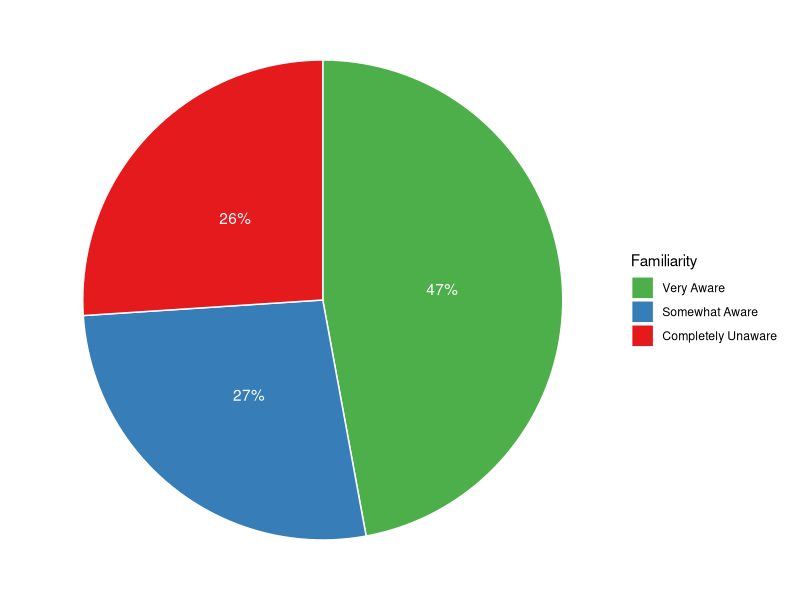
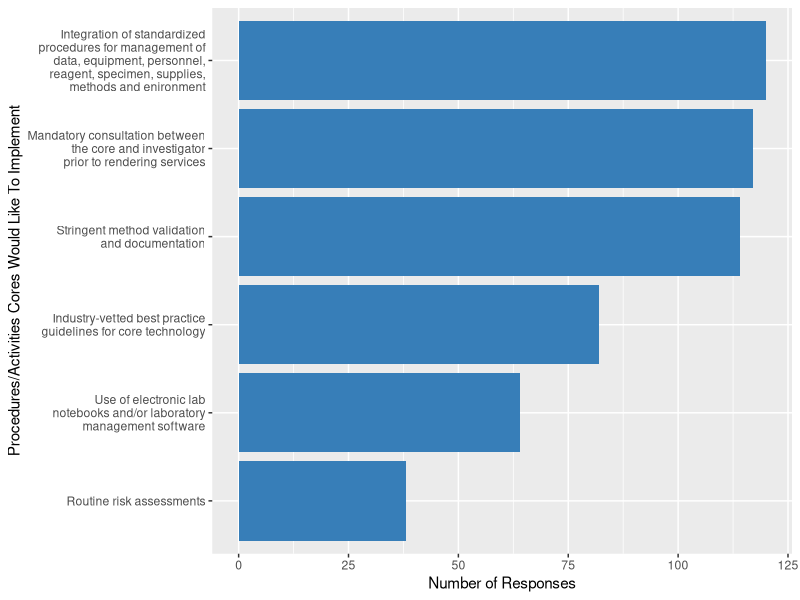

These charts were generated, in order, by the following R code:
## ---- chunk 1
knitr::opts_chunk$set(echo = FALSE)
## ---- chunk 2
#load libraries
#tidyverse for plots
library(tidyverse)
#knitr to use kable() for table 1
library(knitr)
#load data
data1 <- read_csv("../data/figure-1-data.csv", col_types="fi")
data3 <- read_csv("../data/figure-3-data.csv", col_types="fi") 
table1 <- read_csv("../data/table.csv")

## ---- chunk 3


pie_data <- data1 %>%
  mutate(proportion=count/sum(count)) %>%
  arrange(desc(proportion)) %>%
  mutate(lab.ypos = cumsum(proportion) - 0.5*proportion)

ggplot(pie_data, aes(x=2, y=proportion, fill=familiarity)) +
  geom_bar(stat="identity", color="white") +
  coord_polar(theta="y", start=0) +
  geom_text(aes(y=lab.ypos, label=paste(round(proportion*100), "%", sep="")), color="white") +
  scale_fill_brewer(palette="Set1", name="Familiarity", guide=guide_legend(reverse=TRUE)) +
  theme_void()
## ---- chunk 4

# use kable to create better table
kable(table1, caption="TABLE 1 - Major challenges to rigor observed in shared resources")

## ---- chunk 5

data3 %>%
  mutate(procedure=fct_reorder(procedure, responses)) %>%
  ggplot(data, mapping = aes(x=procedure, y=responses)) +
    geom_bar(stat="identity", fill="#377eb8") +
    coord_flip() +
    scale_x_discrete(labels = function(x) str_wrap(x, width=30)) +
    xlab("Procedures/Activities Cores Would Like To Implement") +
    ylab("Number of Responses")
